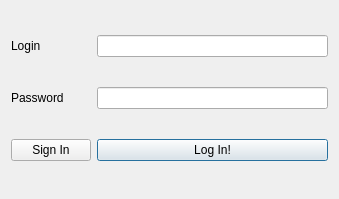
<?xml version="1.0" encoding="UTF-8"?>
<ui version="4.0">
 <class>AuthWindow</class>
 <widget class="QDialog" name="AuthWindow">
  <property name="geometry">
   <rect>
    <x>0</x>
    <y>0</y>
    <width>339</width>
    <height>199</height>
   </rect>
  </property>
  <property name="maximumSize">
   <size>
    <width>339</width>
    <height>199</height>
   </size>
  </property>
  <property name="windowTitle">
   <string>Dialog</string>
  </property>
  <layout class="QGridLayout" name="gridLayout_2">
   <item row="0" column="0">
    <widget class="QLabel" name="label">
     <property name="text">
      <string>Login</string>
     </property>
    </widget>
   </item>
   <item row="0" column="1">
    <widget class="QLineEdit" name="line_login"/>
   </item>
   <item row="1" column="0">
    <widget class="QLabel" name="label_2">
     <property name="text">
      <string>Password</string>
     </property>
    </widget>
   </item>
   <item row="1" column="1">
    <widget class="QLineEdit" name="line_password"/>
   </item>
   <item row="2" column="1">
    <widget class="QPushButton" name="pushButton">
     <property name="text">
      <string>Log In!</string>
     </property>
    </widget>
   </item>
   <item row="2" column="0">
    <widget class="QPushButton" name="pushButtonSignIn">
     <property name="text">
      <string>Sign In</string>
     </property>
    </widget>
   </item>
  </layout>
 </widget>
 <resources/>
 <connections/>
</ui>
